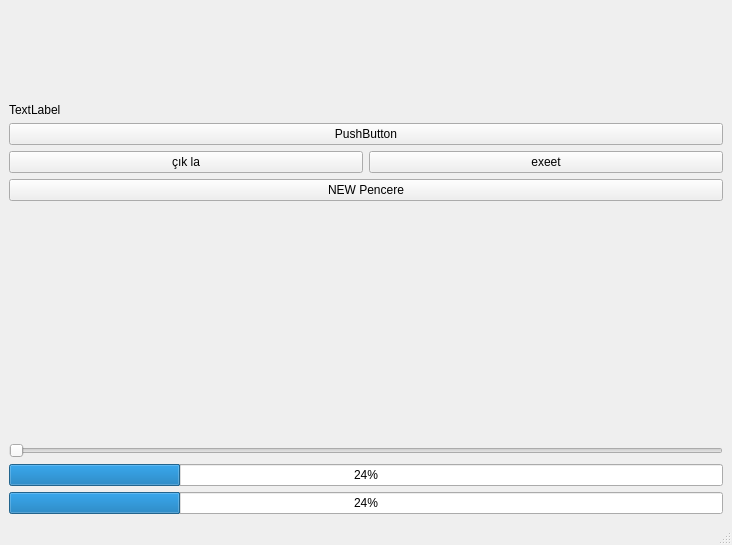
<?xml version="1.0" encoding="UTF-8"?>
<ui version="4.0">
 <class>MainWindow</class>
 <widget class="QMainWindow" name="MainWindow">
  <property name="geometry">
   <rect>
    <x>0</x>
    <y>0</y>
    <width>732</width>
    <height>545</height>
   </rect>
  </property>
  <property name="windowTitle">
   <string>MainWindow</string>
  </property>
  <widget class="QWidget" name="centralwidget">
   <layout class="QVBoxLayout" name="verticalLayout_4">
    <item>
     <layout class="QVBoxLayout" name="verticalLayout">
      <item>
       <spacer name="verticalSpacer_2">
        <property name="orientation">
         <enum>Qt::Orientation::Vertical</enum>
        </property>
        <property name="sizeHint" stdset="0">
         <size>
          <width>20</width>
          <height>40</height>
         </size>
        </property>
       </spacer>
      </item>
      <item>
       <widget class="QLabel" name="label">
        <property name="text">
         <string>TextLabel</string>
        </property>
       </widget>
      </item>
      <item>
       <widget class="QPushButton" name="pushButton">
        <property name="text">
         <string>PushButton</string>
        </property>
       </widget>
      </item>
      <item>
       <layout class="QHBoxLayout" name="horizontalLayout">
        <item>
         <widget class="QPushButton" name="pushButton_2">
          <property name="text">
           <string>çık la</string>
          </property>
         </widget>
        </item>
        <item>
         <widget class="QPushButton" name="exit_button">
          <property name="text">
           <string>exeet</string>
          </property>
         </widget>
        </item>
       </layout>
      </item>
     </layout>
    </item>
    <item>
     <layout class="QVBoxLayout" name="verticalLayout_2">
      <item>
       <widget class="QPushButton" name="pushButton_3">
        <property name="text">
         <string>NEW Pencere</string>
        </property>
       </widget>
      </item>
      <item>
       <spacer name="verticalSpacer">
        <property name="orientation">
         <enum>Qt::Orientation::Vertical</enum>
        </property>
        <property name="sizeHint" stdset="0">
         <size>
          <width>20</width>
          <height>40</height>
         </size>
        </property>
       </spacer>
      </item>
     </layout>
    </item>
    <item>
     <layout class="QVBoxLayout" name="verticalLayout_3">
      <item>
       <spacer name="verticalSpacer_3">
        <property name="orientation">
         <enum>Qt::Orientation::Vertical</enum>
        </property>
        <property name="sizeHint" stdset="0">
         <size>
          <width>20</width>
          <height>40</height>
         </size>
        </property>
       </spacer>
      </item>
      <item>
       <widget class="QSlider" name="horizontalSlider">
        <property name="orientation">
         <enum>Qt::Orientation::Horizontal</enum>
        </property>
       </widget>
      </item>
      <item>
       <widget class="QProgressBar" name="progressBar">
        <property name="value">
         <number>24</number>
        </property>
       </widget>
      </item>
      <item>
       <widget class="QProgressBar" name="progressBar_2">
        <property name="value">
         <number>24</number>
        </property>
       </widget>
      </item>
     </layout>
    </item>
   </layout>
  </widget>
  <widget class="QMenuBar" name="menubar">
   <property name="geometry">
    <rect>
     <x>0</x>
     <y>0</y>
     <width>732</width>
     <height>25</height>
    </rect>
   </property>
  </widget>
  <widget class="QStatusBar" name="statusbar"/>
 </widget>
 <resources/>
 <connections>
  <connection>
   <sender>pushButton_2</sender>
   <signal>clicked()</signal>
   <receiver>MainWindow</receiver>
   <slot>close()</slot>
   <hints>
    <hint type="sourcelabel">
     <x>348</x>
     <y>150</y>
    </hint>
    <hint type="destinationlabel">
     <x>350</x>
     <y>224</y>
    </hint>
   </hints>
  </connection>
  <connection>
   <sender>horizontalSlider</sender>
   <signal>valueChanged(int)</signal>
   <receiver>progressBar</receiver>
   <slot>setValue(int)</slot>
   <hints>
    <hint type="sourcelabel">
     <x>431</x>
     <y>370</y>
    </hint>
    <hint type="destinationlabel">
     <x>493</x>
     <y>489</y>
    </hint>
   </hints>
  </connection>
 </connections>
</ui>
